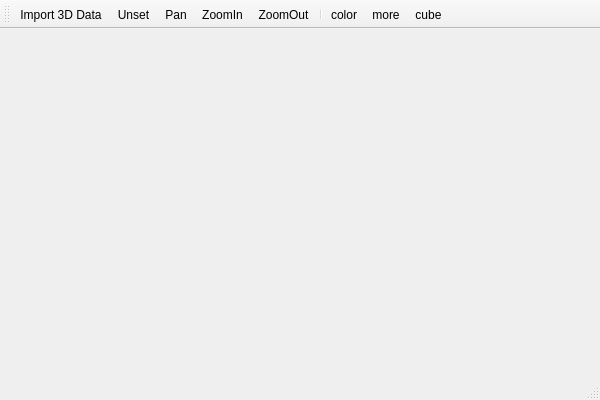
<?xml version="1.0" encoding="UTF-8"?>
<ui version="4.0">
 <class>MainWindow3DClass</class>
 <widget class="QMainWindow" name="MainWindow3DClass">
  <property name="geometry">
   <rect>
    <x>0</x>
    <y>0</y>
    <width>600</width>
    <height>400</height>
   </rect>
  </property>
  <property name="windowTitle">
   <string>MainWindow3D</string>
  </property>
  <widget class="QWidget" name="centralWidget"/>
  <widget class="QToolBar" name="mainToolBar">
   <property name="iconSize">
    <size>
     <width>30</width>
     <height>30</height>
    </size>
   </property>
   <attribute name="toolBarArea">
    <enum>TopToolBarArea</enum>
   </attribute>
   <attribute name="toolBarBreak">
    <bool>false</bool>
   </attribute>
   <addaction name="actionImport3D"/>
   <addaction name="actionUnset"/>
   <addaction name="actionPan"/>
   <addaction name="actionZoomIn"/>
   <addaction name="actionZoomOut"/>
   <addaction name="separator"/>
   <addaction name="actioncolor"/>
   <addaction name="actionmore"/>
   <addaction name="actioncube"/>
  </widget>
  <widget class="QStatusBar" name="statusBar"/>
  <widget class="QMenuBar" name="menuBar">
   <property name="geometry">
    <rect>
     <x>0</x>
     <y>0</y>
     <width>600</width>
     <height>25</height>
    </rect>
   </property>
  </widget>
  <action name="actionImport3D">
   <property name="icon">
    <iconset>
     <normaloff>D:/GIS_todo/Dev20图标 (1)/Dev20/Action_Open_32x32.png</normaloff>D:/GIS_todo/Dev20图标 (1)/Dev20/Action_Open_32x32.png</iconset>
   </property>
   <property name="text">
    <string>Import 3D Data</string>
   </property>
  </action>
  <action name="actionUnset">
   <property name="icon">
    <iconset>
     <normaloff>D:/GIS_todo/Dev20图标 (1)/Dev20/SelectTool_32x32.png</normaloff>D:/GIS_todo/Dev20图标 (1)/Dev20/SelectTool_32x32.png</iconset>
   </property>
   <property name="text">
    <string>Unset</string>
   </property>
   <property name="toolTip">
    <string>Unset</string>
   </property>
  </action>
  <action name="actionPan">
   <property name="icon">
    <iconset>
     <normaloff>D:/GIS_todo/ArcGIS图标/ArcGIS/PanTool32.png</normaloff>D:/GIS_todo/ArcGIS图标/ArcGIS/PanTool32.png</iconset>
   </property>
   <property name="text">
    <string>Pan</string>
   </property>
   <property name="toolTip">
    <string>Pan</string>
   </property>
  </action>
  <action name="actionZoomIn">
   <property name="icon">
    <iconset>
     <normaloff>D:/GIS_todo/ArcGIS图标/ArcGIS/ZoomInTool32.png</normaloff>D:/GIS_todo/ArcGIS图标/ArcGIS/ZoomInTool32.png</iconset>
   </property>
   <property name="text">
    <string>ZoomIn</string>
   </property>
   <property name="toolTip">
    <string>ZoomIn</string>
   </property>
  </action>
  <action name="actionZoomOut">
   <property name="icon">
    <iconset>
     <normaloff>D:/GIS_todo/ArcGIS图标/ArcGIS/ZoomOutTool32.png</normaloff>D:/GIS_todo/ArcGIS图标/ArcGIS/ZoomOutTool32.png</iconset>
   </property>
   <property name="text">
    <string>ZoomOut</string>
   </property>
   <property name="toolTip">
    <string>ZoomOut</string>
   </property>
  </action>
  <action name="actioncolor">
   <property name="icon">
    <iconset>
     <normaloff>D:/GIS_todo/Dev20图标 (1)/Dev20/Colors_32x32.png</normaloff>D:/GIS_todo/Dev20图标 (1)/Dev20/Colors_32x32.png</iconset>
   </property>
   <property name="text">
    <string>color</string>
   </property>
  </action>
  <action name="actionmore">
   <property name="text">
    <string>more</string>
   </property>
  </action>
  <action name="actioncube">
   <property name="icon">
    <iconset>
     <normaloff>D:/GIS_todo/Dev20图标 (1)/Dev20/3DFullStackedArea_32x32.png</normaloff>D:/GIS_todo/Dev20图标 (1)/Dev20/3DFullStackedArea_32x32.png</iconset>
   </property>
   <property name="text">
    <string>cube</string>
   </property>
  </action>
 </widget>
 <layoutdefault spacing="6" margin="11"/>
 <resources/>
 <connections/>
</ui>
